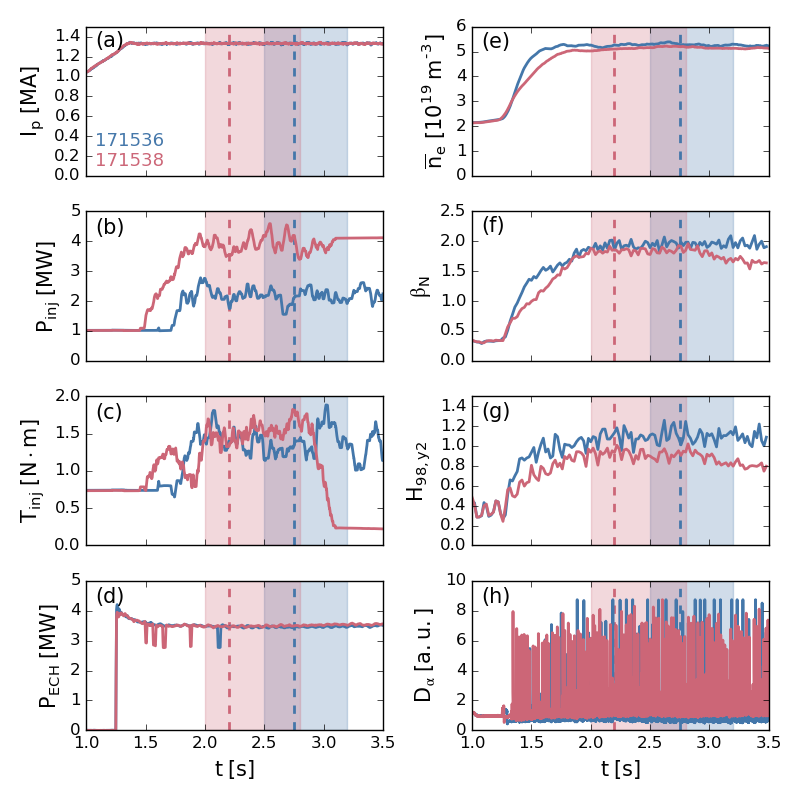

The Python source for this figure:
import numpy as np
import matplotlib.pyplot as plt
from distinct_colours import get_distinct
from gadata import gadata


shots = [171536, 171538]
rho = [0.5, 0.8]

stationary_windows = [
    [2.5, 3.2],
    [2.0, 2.8]
]
profile_times = [2.75, 2.20]

# Plotting parameters
# figsize = (9, 9)
figsize = (8, 8)
cols = get_distinct(len(shots))
linewidth = 2
fontsize = 15
rotation = 90
alpha = 0.25
profile_linestyle = '--'
tlim = [1.0, 3.5]


class PointName(object):
    def __init__(self, point_name, label, norm=1, Nsmooth=None):
        self.point_name = point_name
        self.norm = norm
        self.label = label
        self.Nsmooth = Nsmooth

    def box_smooth(self, x):
        'Box smooth `x` by `self.Nsmooth`; note that there are edge effects'
        if self.Nsmooth is None:
            return x
        else:
            box = np.ones(self.Nsmooth) / self.Nsmooth
            return np.convolve(x, box, mode='same')


Ip_label = (
    r'$\mathregular{I_p}$'
    #+ '\n'
    + r'$\;$'
    + r'$\mathregular{[MA]}$')
H_THH98Y2_label = r'$\mathregular{H_{98,y2}}$'
betan_label = r'$\mathregular{\beta_N}$'
pinj_label = (
    r'$\mathregular{P_{inj}}$'
    #+ '\n'
    + r'$\;$'
    + r'$\mathregular{[MW]}$')
tinj_label = (
    r'$\mathregular{T_{inj}}$'
    #+ '\n'
    + r'$\;$'
    + r'$\mathregular{[N \cdot m]}$')
echpwrc_label = (
    r'$\mathregular{P_{ECH}}$'
    # + '\n'
    + r'$\;$'
    + r'$\mathregular{[MW]}$')
density_label = (
    r'$\mathregular{\overline{n}_e}$'
    # + '\n'
    + r'$\;$'
    + r'$\mathregular{[10^{19} \, m^{-3}]}$')
fs04_label = (
    r'$\mathregular{D_{\alpha}}$'
    # + '\n'
    + r'$\;$'
    + r'$\mathregular{[a.u.]}$')

point_names = [
    PointName('Ip', Ip_label, norm=1e6, Nsmooth=10),
    PointName('pinj', pinj_label, norm=1e3, Nsmooth=1000),
    PointName('tinj', tinj_label, norm=1, Nsmooth=1000),
    PointName('echpwrc', echpwrc_label, norm=1e6, Nsmooth=100),
    PointName('density', density_label, norm=1e13, Nsmooth=100),
    PointName('betan', betan_label, norm=1),
    PointName('H_THH98Y2', H_THH98Y2_label, norm=1),
    PointName('fs04', fs04_label, norm=1e16, Nsmooth=10),
]

subfig_labels = ['a', 'b', 'c', 'd', 'e', 'f', 'g', 'h']
x0 = 1.075
subfig_label_heights = [
    1.3,
    4.25,
    1.70,
    4.25,
    5.15,
    2.15,
    1.28,
    8.5
]


# List for ylims of each axis; for some reason, ax.get_ylim()
# only gets the ylims of the most recently plotted trace but
# does *not* reflect the true y-axis extent...
#
# Use this workaround for now... (wouldn't be necessary if
# GA would actually FUCKING update matplotlib...)
ylims = [
    1.5,
    5.,
    2.,
    5.,
    6.,
    2.5,
    1.5,
    10.
]


if __name__ == '__main__':
    Nrows = 4
    Ncolumns = 2
    fig, ax = plt.subplots(
        Nrows,
        Ncolumns,
        figsize=figsize,
        sharex=True)

    for sind, shot in enumerate(shots):
        for pind, point_name in enumerate(point_names):
            # Load data
            data = gadata(point_name.point_name, shot)

            # Convert from ms to s
            t = data.xdata * 1e-3

            # Smooth trace and apply normalization
            x = point_name.box_smooth(data.zdata)
            x /= point_name.norm

            # Find points within `tlim`
            tind = np.where(np.logical_and(
                t >= tlim[0],
                t <= tlim[1]))[0]

            # Plot trace
            rowind = pind % Nrows
            colind = pind // Nrows
            ax[rowind, colind].plot(
                t[tind],
                x[tind],
                color=cols[sind],
                linewidth=linewidth)
            ax[rowind, colind].set_ylabel(
                point_name.label,
                rotation=rotation,
                fontsize=fontsize)

            # Annotate trace w/ stationary window used for
            # spectral analysis and time slice corresponding
            # to modeling work
            ax[rowind, colind].fill_betweenx(
                [0, ylims[pind]],
                stationary_windows[sind][0],
                x2=stationary_windows[sind][1],
                color=cols[sind],
                alpha=alpha)
            ax[rowind, colind].vlines(
                profile_times[sind],
                0,
                ylims[pind],
                color=cols[sind],
                linestyle=profile_linestyle,
                linewidth=linewidth)

            if sind == 1:
                # Enforce y-limit
                ax[rowind, colind].set_ylim([0, ylims[pind]])

                # Add subfigure label
                ax[rowind, colind].annotate(
                    '(%s)' % subfig_labels[pind],
                    (x0, subfig_label_heights[pind]),
                    fontsize=fontsize)

    for column in np.arange(Ncolumns):
        ax[-1, column].set_xlabel(
            r'$\mathregular{t \; [s]}$',
            fontsize=fontsize)

    for sind, shot in enumerate(shots):
        y0 = 0.3
        dy = 0.2
        ax[0, 0].annotate(
            '%i' % shot,
            (x0, y0 - (sind * dy)),
            color=cols[sind],
            fontsize=(fontsize - 2))

    plt.xlim(tlim)
    plt.tight_layout()
    plt.show()
